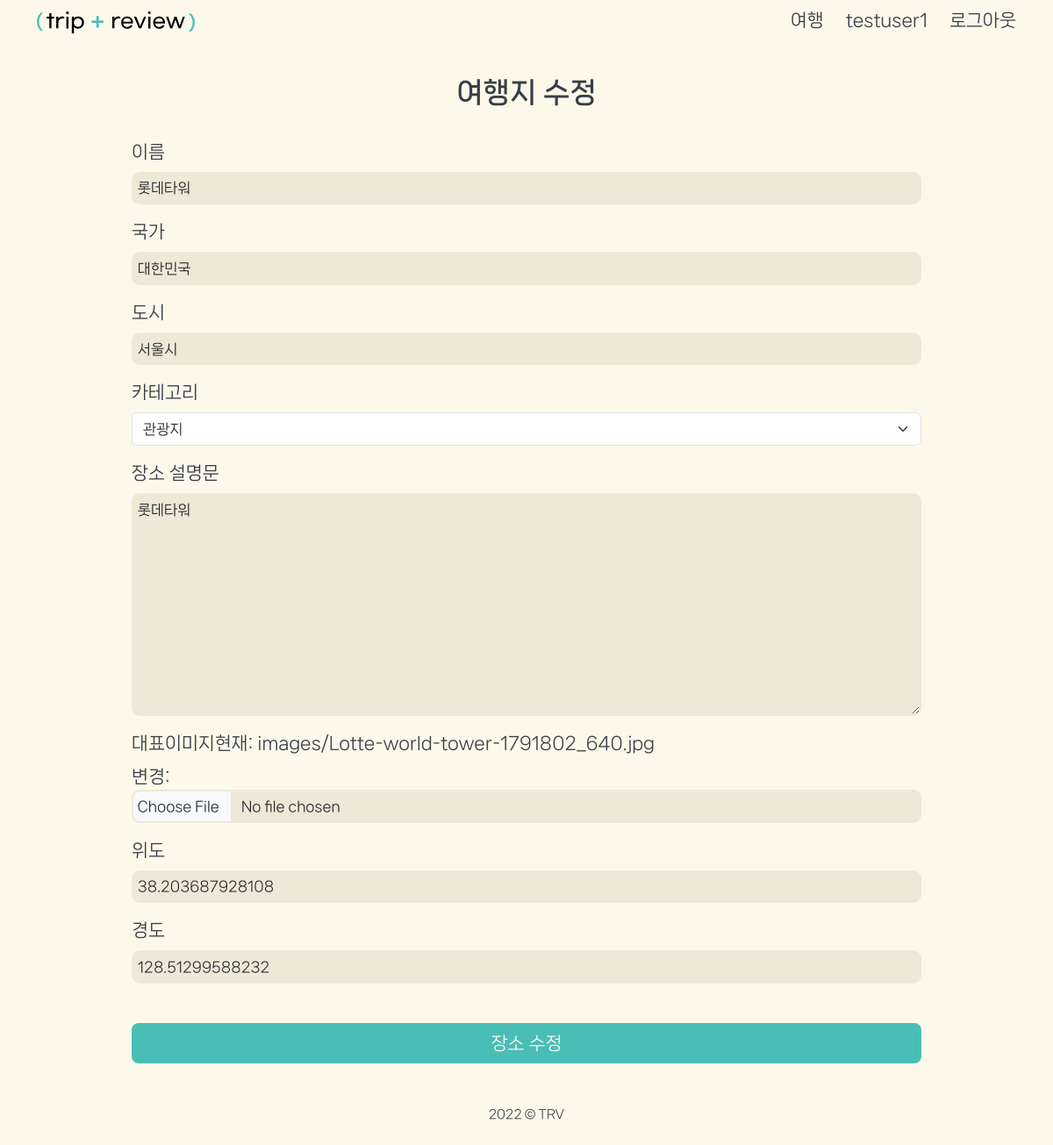
The page /location/update/1 (signed in) on the database its author committed.
### accounts/models.py (models this page shows)
class User(AbstractUser):
    followings = models.ManyToManyField(
        "self", symmetrical=False, related_name="follower"
    )
    profile_image = ProcessedImageField(
        upload_to="images/",
        blank=True,
        format="JPEG",
        options={"quality": 80},
        processors=[ResizeToFill(150, 150)],
    )

### location/models.py (models this page shows)
class Location(models.Model):
    title = models.CharField(max_length=80, verbose_name="이름")
    image = ProcessedImageField(
        upload_to="images/",
        blank=False,
        format="JPEG",
        options={"quality": 80},
        verbose_name="대표이미지",
    )
    country = models.CharField(max_length=80, verbose_name="국가")
    city = models.CharField(max_length=80, verbose_name="도시")
    category = models.CharField(
        max_length=10, choices=CATEGORY_CHOICES, default="관광지", verbose_name="카테고리"
    )
    lat = models.CharField(max_length=80, verbose_name="위도")
    lng = models.CharField(max_length=80, verbose_name="경도")
    user = models.ForeignKey(settings.AUTH_USER_MODEL, on_delete=models.CASCADE)
    desc = models.TextField(max_length=300, blank=True, verbose_name="장소 설명문")

### location/views.py (the view)
# urls.py: path("update/", views.update, name="update"),
@login_required
def update(request, location_pk):
    location = Location.objects.get(pk=location_pk)
    if request.method == "POST":
        location_form = LocationForm(request.POST, request.FILES, instance=location)
        if location_form.is_valid():
            location_form.save()
            return redirect("reviews:index", location.id)
    else:
        location_form = LocationForm(instance=location)
    context = {"location_form": location_form}
    return render(request, "location/update.html", context)

### location/forms.py
class LocationForm(forms.ModelForm):
    class Meta:
        model = Location
        fields = [
            "title",
            "country",
            "city",
            "category",
            "desc",
            "image",
            "lat",
            "lng",
        ]

### location/templates/location/update.html (shortened to what this page needs)
{% extends 'base.html' %}
{% load django_bootstrap5 %}
{% block content %}
  <h1 class='tit'>여행지 수정</h1>
  <form action='' method='POST' enctype="multipart/form-data" id="revud-form">
    {% bootstrap_form location_form %}
    <button type="submit" class="btnC btn-sb">장소 수정</button>
  </form>
{% endblock content %}

### templates/base.html (shortened to what this page needs)
{% load django_bootstrap5 %}
{% load static %}
<!DOCTYPE html>
<html lang="ko">
  <head>
    {% block css %}
      <link rel="stylesheet" href="https://cdn.jsdelivr.net/npm/bootstrap-icons@1.9.1/font/bootstrap-icons.css">
      {% bootstrap_css %}
      <link rel="stylesheet" href="{% static 'css/init.css' %}">
      <link rel="stylesheet" href="{% static 'css/style.css' %}">
    {% endblock css %}
  </head>
  <body>
    <header>
      <nav class="py-2">
        <div class="container d-flex justify-content-between ">
          <div class="logo">
            <a href="{% url 'index' %}">
              <img src="{% static 'img/trv_logo.svg' %}" alt="trv_logo">
            </a>
          </div>
          <div>
            <ul class="nav-area d-flex justify-content-center align-items-center">
              <li class="plane-area">
                <a href="{% url 'location:index' %}">
                  여행</a>
              </li>
              {% if request.user.is_authenticated %}
                <li>
                  <a href="{% url 'accounts:detail' request.user.pk %}">{{request.user}}
                  </a>
                </li>
                <li>
                  <a href="{% url 'accounts:logout' %}">
                    로그아웃
                  </a>
                </li>
              {% endif %}
            </ul>
          </div>
        </div>
      </nav>
    </header>
    <main>
      <div class="container">
        {% block content %}{% endblock content %}
      </div>
    </main>
    <footer>
      <div class="footer">
        <p class="cpr">2022 &copy; TRV</p>
      </div>
    </footer>
  </body>
</html>

### static/css/init.css (style rules this page uses)
html, body, div, span, object, iframe, h1, h2, h3, h4, h5, h6, p, blockquote, pre, abbr, address, cite, code, del, dfn, em, img, ins, kbd, q, samp, small, strong, sub, sup, var, b, i, dl, dt, dd, ol, ul, li, fieldset, form, label, legend, table, caption, tbody, tfoot, thead, tr, th, td, article, aside, canvas, details, figcaption, figure, footer, header, hgroup, menu, nav, section, summary, time, mark, audio, video, input, select, button { margin: 0; padding: 0; border: 0; outline: 0; font-size: 100%; vertical-align: baseline; background: transparent; }
body { line-height: 1; position: relative; }
img { max-width: 100%; display: inline-block; }
ul { list-style: none; }
a { margin: 0; padding: 0; font-size: 100%; vertical-align: baseline; background: transparent; text-decoration: none; color: inherit; }
input, select { vertical-align: middle; }
*, *::after, *::before { box-sizing: border-box; }

### static/css/style.css (style rules this page uses)
:root { --main: #49beb7; --highlight: #83d8d2; --warning: #ff8a5c; --warningH: #f0622a; --bg: #fcf9ea; --bgD: #eee9d7; --txt: #393e46; --gr: #d1cfc6; }
body { font-family: "NanumSquareNeo", sans-serif; color: var(--txt); font-size: 20px; line-height: 1.5; background: var(--bg); }
a { color: inherit; }
header { position: sticky; top: 0; z-index: 100; background: var(--bg); }
.logo { width: 180px; }
.logo img { margin-top: 0.3rem; }
.nav-area li { margin-right: 25px; position: relative; }
.nav-area li:last-child { margin-right: 0; }
.nav-area .plane-area { position: relative; overflow: hidden; padding-left: 1.5rem; }
.nav-area li a::after { content: ""; display: block; background: var(--main); width: 0%; height: 3px; position: absolute; bottom: -3px; left: 0px; transition: 0.2s; }
.tit { font-size: 2rem; font-weight: 700; text-align: center; margin: 2rem 0; }
.btnC { background: var(--main); color: var(--bg); display: inline-block; padding: 0.5rem 1rem; margin: 1.8rem auto 0; border-radius: 0.5rem; transition: 0.2s; position: relative; left: 50%; transform: translateX(-50%); max-width: 900px; text-align: center; }
.btn-sb { width: 100%; }
#update-form, #pw-form, #loc-form, #rev-form, #revud-form { max-width: 900px; margin: 0 auto 3rem; }
#update-form input, #pw-form input, #loc-form input, #rev-form input, #revud-form input, #rev-form textarea, #revud-form textarea { border: 2px solid rgba(0, 0, 0, 0); border-radius: 0.6rem; background: var(--bgD); padding: 0.3rem; box-sizing: border-box; transition: 0.2s; }
.footer { height: 30px; text-align: center; margin: 1rem; position: relative; bottom: 0; }
.footer .cpr { font-size: 0.7em; }

### rows shown on the page
User: user "testuser1"
Location: title "롯데타워", country "대한민국", city "서울시", category "관광지", desc "롯데타워", lat "38.203687928108", lng "128.51299588232"
